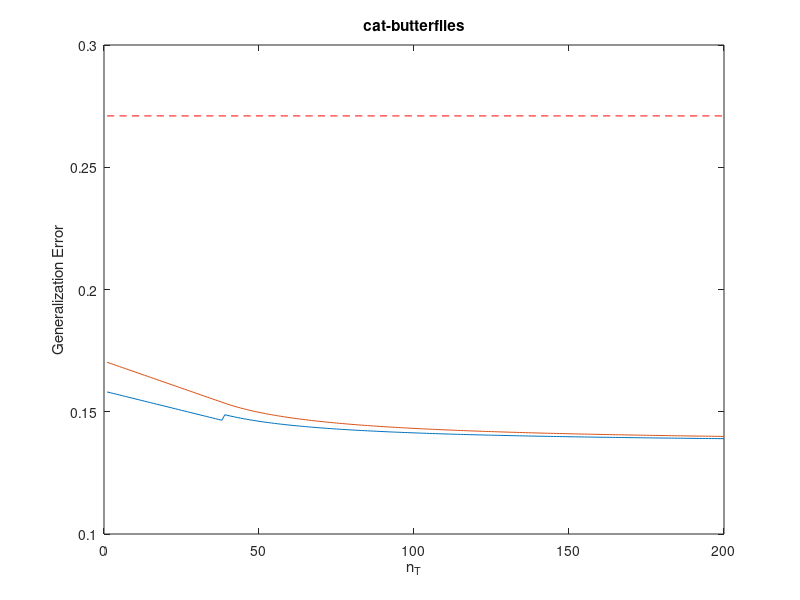

Write the MATLAB code that produced this figure.
%%%% r_S=1.5, sigma^2_min(V)=.048, r_T = 0.14, RANK=1620


yout1=zeros(200,2);%yout_1: crude lower bound
yout2=zeros(200,2);%precise lower bound
upper1=zeros(200,2);
upper1(:,2)=.271;
for i=1:38
    y=5*0.1653^2+.25*.048*13.48^2*.01*[1-.8*.14*i*13.48^2/(0.1653^2*(1620*32-1))];
    y2=5*0.1653^2+.25*.048*(13.48/8)^2*[1-(i*.14*13.48^2/(2*0.1653^2)+log(2))/(1620*32*log(2))];
    %xx=i-50;
    i;
    yout1(i,2)=y;
    yout1(i,1)=i;
    upper1(i,1)=i;
    yout2(i,2)=y2;
    yout2(i,1)=i;
    %yconst(xx,2)=gg2(xx);
    %yconst(xx,1)=i;
    %xx=xx+1;
end

for i=39:200
    y=5*0.1653^2+.25*.048*0.1653^2*(1620*32-1)/(256*.14*i);
    y2=5*0.1653^2+.25*.048*0.1653^2*(1620*32-1)^2*log(2)/(128*i*1620*32*.14);
    %xx=i-50;
    i;
    yout1(i,2)=y;
    yout1(i,1)=i;
    upper1(i,1)=i;
    yout2(i,2)=y2;
    yout2(i,1)=i;
    %yconst(xx,2)=gg2(xx);
    %yconst(xx,1)=i;
    %xx=xx+1;
end


plot(yout1(:,1),yout1(:,2));
title("cat-butterflies")
xlabel("n_T")
ylabel("Generalization Error")
hold on
plot(yout2(:,1),yout2(:,2));
hold on 
plot(upper1(:,1),upper1(:,2),'r--');
dlmwrite('cat-butterflies_lowerbound_crude.dat', yout1,' ');
dlmwrite('cat-butterflies_lowerbound_precise.dat', yout2,' ');
dlmwrite('cat-butterflies_upperbound.dat', upper1,' ');